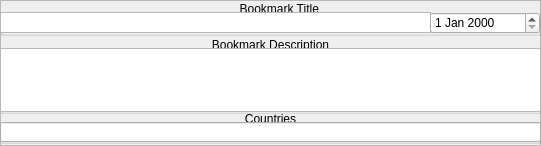
<?xml version="1.0" encoding="UTF-8"?>
<ui version="4.0">
 <class>BookmarkFrame</class>
 <widget class="QFrame" name="BookmarkFrame">
  <property name="geometry">
   <rect>
    <x>0</x>
    <y>0</y>
    <width>541</width>
    <height>146</height>
   </rect>
  </property>
  <property name="windowTitle">
   <string>Frame</string>
  </property>
  <property name="frameShape">
   <enum>QFrame::StyledPanel</enum>
  </property>
  <property name="frameShadow">
   <enum>QFrame::Raised</enum>
  </property>
  <widget class="QGroupBox" name="groupBox">
   <property name="geometry">
    <rect>
     <x>0</x>
     <y>0</y>
     <width>541</width>
     <height>36</height>
    </rect>
   </property>
   <property name="title">
    <string>                                                                        Bookmark Title                                                Date</string>
   </property>
   <property name="alignment">
    <set>Qt::AlignLeading|Qt::AlignLeft|Qt::AlignVCenter</set>
   </property>
   <widget class="QTextEdit" name="textEdit">
    <property name="geometry">
     <rect>
      <x>0</x>
      <y>12</y>
      <width>431</width>
      <height>21</height>
     </rect>
    </property>
    <property name="verticalScrollBarPolicy">
     <enum>Qt::ScrollBarAlwaysOff</enum>
    </property>
   </widget>
   <widget class="QDateEdit" name="dateEdit">
    <property name="geometry">
     <rect>
      <x>430</x>
      <y>12</y>
      <width>110</width>
      <height>22</height>
     </rect>
    </property>
    <property name="minimumDate">
     <date>
      <year>1752</year>
      <month>9</month>
      <day>15</day>
     </date>
    </property>
   </widget>
  </widget>
  <widget class="QGroupBox" name="groupBox_2">
   <property name="geometry">
    <rect>
     <x>0</x>
     <y>36</y>
     <width>541</width>
     <height>78</height>
    </rect>
   </property>
   <property name="title">
    <string>Bookmark Description</string>
   </property>
   <property name="alignment">
    <set>Qt::AlignCenter</set>
   </property>
   <widget class="QTextEdit" name="textEdit_2">
    <property name="geometry">
     <rect>
      <x>0</x>
      <y>12</y>
      <width>541</width>
      <height>64</height>
     </rect>
    </property>
   </widget>
  </widget>
  <widget class="QGroupBox" name="groupBox_3">
   <property name="geometry">
    <rect>
     <x>0</x>
     <y>110</y>
     <width>541</width>
     <height>34</height>
    </rect>
   </property>
   <property name="title">
    <string>Countries</string>
   </property>
   <property name="alignment">
    <set>Qt::AlignCenter</set>
   </property>
   <widget class="QLineEdit" name="lineEdit">
    <property name="geometry">
     <rect>
      <x>0</x>
      <y>12</y>
      <width>541</width>
      <height>20</height>
     </rect>
    </property>
   </widget>
  </widget>
 </widget>
 <resources/>
 <connections/>
</ui>
